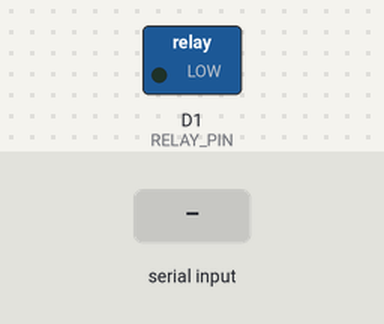
A program run on a simulated ESP8266 (NodeMCU). Parts: switched loads named in the program (green lamp = pin HIGH). Inputs (shaded band) come from the test bench. WiFi joins after 1.5 s; servers stay silent unless stated; network time is answered at once with the bench clock; the local clock reads 2024-03-15 10:24:30 at power-on unless the program sets it; what the program prints to the serial monitor is not drawn.

Above: at 2.7 s.
2.8 s: "on\n" received over Serial
At 3.2 s:
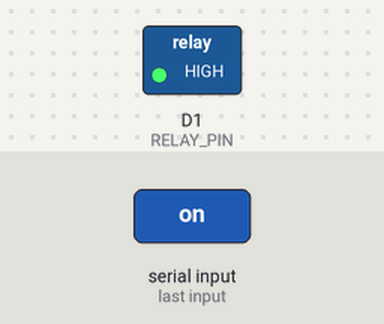
5.8 s: "off\n" received over Serial
At 6.7 s:
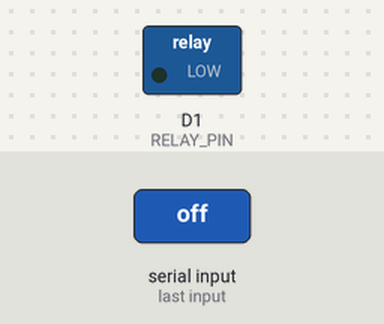
Timing chart, 0 to 8.8 s (numbered marks = the images above; inputs shaded):
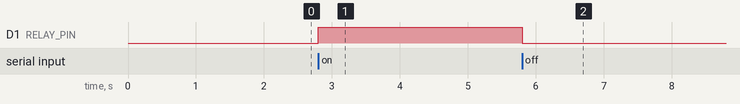

The program:

main.cpp
```cpp
#include <Arduino.h>
#include <ESP8266WiFi.h>
#include <WiFiUdp.h>
#include <NTPClient.h>

#define RELAY_PIN D1

// Wi-Fi credentials
const char* ssid = "shubh";
const char* password = "00000007";

// NTP setup
WiFiUDP ntpUDP;
NTPClient timeClient(ntpUDP, "pool.ntp.org", 19800, 60000); // IST (+5:30)

// Command input buffer
String inputString = "";

// Relay and timer variables
bool relayState = false;
int onHour = -1, onMinute = -1;
int offHour = -1, offMinute = -1;

// Watchdog
unsigned long lastOkMillis = 0;
const unsigned long WATCHDOG_TIMEOUT = 300000; // 5 min

// Wi-Fi reconnect attempt
unsigned long lastWifiCheck = 0;

// ==== FUNCTION PROTOTYPES ====
void connectWiFi();
void processCommand(String cmd);
void parseTime(String timeStr, int &hour, int &minute);
void printTime(int h, int m);
void checkSchedule();

void setup() {
  Serial.begin(9600);
  pinMode(RELAY_PIN, OUTPUT);
  digitalWrite(RELAY_PIN, LOW);

  Serial.println("System Booting...");
  Serial.println("Starting Wi-Fi...");
  WiFi.begin(ssid, password);

  connectWiFi();
}

void loop() {
  // Watchdog check
  if (millis() - lastOkMillis > WATCHDOG_TIMEOUT) {
    Serial.println("Watchdog Timeout! Restarting...");
    ESP.restart();
  }

  // Handle Wi-Fi reconnection
  if (WiFi.status() != WL_CONNECTED) {
    if (millis() - lastWifiCheck >= 10000) {
      lastWifiCheck = millis();
      Serial.println("Wi-Fi Disconnected! Trying to reconnect...");
      connectWiFi();
    }
  }

  // If Wi-Fi is connected, update time & run schedule
  if (WiFi.status() == WL_CONNECTED) {
    timeClient.update();
    checkSchedule();
  }

  // Always allow manual commands from Serial
  while (Serial.available()) {
    char inChar = (char)Serial.read();
    if (inChar == '\n' || inChar == '\r') {
      if (inputString.length() > 0) {
        processCommand(inputString);
        inputString = "";
      }
    } else {
      inputString += inChar;
    }
  }
}

void connectWiFi() {
  Serial.println("Connecting to Wi-Fi...");
  WiFi.begin(ssid, password);
  unsigned long startAttemptTime = millis();

  while (WiFi.status() != WL_CONNECTED && millis() - startAttemptTime < 10000) {
    Serial.print(".");
    delay(500);
  }

  if (WiFi.status() == WL_CONNECTED) {
    Serial.println("\nWi-Fi Connected!");
    Serial.print("IP Address: ");
    Serial.println(WiFi.localIP());
    timeClient.begin();
    timeClient.update();
    Serial.print("Current Time Synced: ");
    printTime(timeClient.getHours(), timeClient.getMinutes());
  } else {
    Serial.println("\nWi-Fi Connection Failed!");
  }
}

void processCommand(String cmd) {
  cmd.trim();
  cmd.toLowerCase();

  if (cmd == "on") {
    digitalWrite(RELAY_PIN, HIGH);
    relayState = true;
    Serial.println("Relay manually turned ON");
  }
  else if (cmd == "off") {
    digitalWrite(RELAY_PIN, LOW);
    relayState = false;
    Serial.println("Relay manually turned OFF");
  }
  else if (cmd.startsWith("on at")) {
    parseTime(cmd.substring(5), onHour, onMinute);
    Serial.print("Relay ON time set to: ");
    printTime(onHour, onMinute);
  }
  else if (cmd.startsWith("off at")) {
    parseTime(cmd.substring(6), offHour, offMinute);
    Serial.print("Relay OFF time set to: ");
    printTime(offHour, offMinute);
  }
  else if (cmd == "ok") {
    lastOkMillis = millis();
    Serial.println("OK received. Watchdog reset.");
  }
  else {
    Serial.println("Invalid command");
  }
}

void parseTime(String timeStr, int &hour, int &minute) {
  timeStr.trim();
  timeStr.replace(".", ":");
  int colonIndex = timeStr.indexOf(':');
  if (colonIndex != -1) {
    hour = timeStr.substring(0, colonIndex).toInt();
    minute = timeStr.substring(colonIndex + 1).toInt();
  }
}

void printTime(int h, int m) {
  if (h < 10) Serial.print("0");
  Serial.print(h);
  Serial.print(":");
  if (m < 10) Serial.print("0");
  Serial.println(m);
}

void checkSchedule() {
  int currentHour = timeClient.getHours();
  int currentMinute = timeClient.getMinutes();

  if (currentHour == onHour && currentMinute == onMinute && !relayState) {
    digitalWrite(RELAY_PIN, HIGH);
    relayState = true;
    Serial.println("Relay turned ON via schedule");
  }

  if (currentHour == offHour && currentMinute == offMinute && relayState) {
    digitalWrite(RELAY_PIN, LOW);
    relayState = false;
    Serial.println("Relay turned OFF via schedule");
  }
}
```

Measured:
- after the input at 2.8 s, D1 (RELAY_PIN): LOW → HIGH at once
- after the input at 5.8 s, D1 (RELAY_PIN): HIGH → LOW at once
